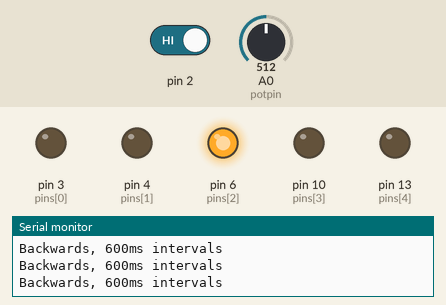
Recording of a sketch running on a simulated Arduino Uno, built with avr-gcc and run on an emulated ATmega328P. Parts: output pins drawn as LEDs (lit = HIGH), the last lines printed to the serial monitor. Dashed ring = blinking. Inputs (shaded band) come from the test bench; at power-on: A0 (potpin) = 512, pin 2 HIGH.

Above: at 1.4 s.
1.5 s: A0 (potpin) set to 122
At 1.95 s:
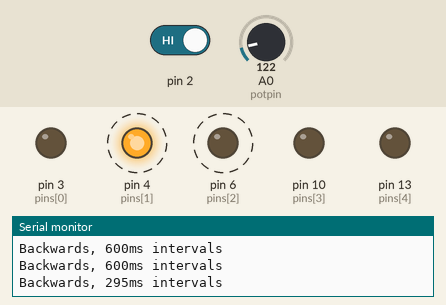
4.7 s: pin 2 driven LOW
At 4.9 s:
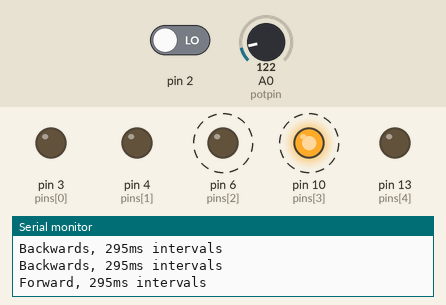
7.9 s: A0 (potpin) set to 511
At 8.4 s:
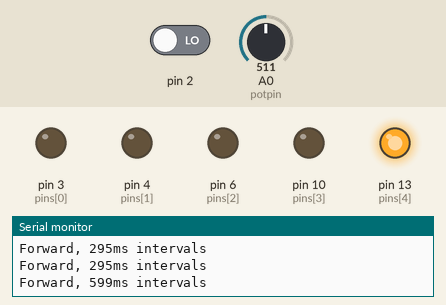
11.1 s: A0 (potpin) set to 306
14.3 s: pin 2 driven HIGH
Timing chart, 0 to 18.5 s (numbered marks = the images above; inputs shaded):
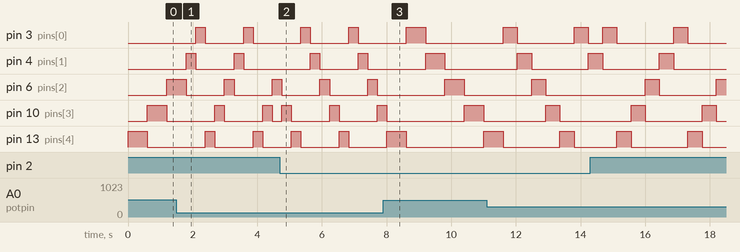

Measured:
- by itself, pin 3 (pins[0]), pin 10 (pins[3]), pin 13 (pins[4]): alternates HIGH for 0.44 s and LOW for 1.8 s

The sketch:

10_led_chaser.ino
```cpp
// LED Chaser Project

int potval;
int const potpin = A0;
int bsped;
int pins[] = { 3, 4, 6, 10, 13 };
int track = 0;

void setup()
{
    // put your setup code here, to run once:
    Serial.begin(9600);
    pinMode(3, OUTPUT);
    pinMode(4, OUTPUT);
    pinMode(6, OUTPUT);
    pinMode(10, OUTPUT);
    pinMode(13, OUTPUT);
    pinMode(2, INPUT);
}

void loop()
{
    if (digitalRead(2) == LOW) {
        potval = analogRead(potpin);
        bsped = map(potval, 0, 1023, 200, 1000);
        digitalWrite(pins[track], LOW);
        if (track == 4) {
            track = 0;
            digitalWrite(pins[track], HIGH);
        } else {
            digitalWrite(pins[track + 1], HIGH);
            track++;
        }
        Serial.print("Forward, ");
        Serial.println(String(bsped) + "ms intervals");
        /*Serial.print(String(track) + ", ");
        Serial.println(1);*/
        delay(bsped);
    }

    else {
        potval = analogRead(potpin);
        bsped = map(potval, 0, 1023, 200, 1000);
        digitalWrite(pins[track], LOW);
        if (track == 0) {
            track = 4;
            digitalWrite(pins[track], HIGH);
        } else {
            digitalWrite(pins[track - 1], HIGH);
            track--;
        }
        Serial.print("Backwards, ");
        Serial.println(String(bsped) + "ms intervals");
        /*Serial.print(String(track) + ", ");
        Serial.println(0);*/
        delay(bsped);
    }

    /*potval=analogRead(potpin);
    bsped=map(potval,0,1023,10,300);
    Serial.println(bsped);
    digitalWrite(4,HIGH);
    digitalWrite(3,LOW);
    delay(bsped);

    potval=analogRead(potpin);
    bsped=map(potval,0,1023,10,300);
    Serial.println(bsped);
    digitalWrite(6,HIGH);
    digitalWrite(4,LOW);
    delay(bsped);

    potval=analogRead(potpin);
    bsped=map(potval,0,1023,10,300);
    Serial.println(bsped);
    digitalWrite(10,HIGH);
    digitalWrite(6,LOW);
    delay(bsped);

    potval=analogRead(potpin);
    bsped=map(potval,0,1023,10,300);
    Serial.println(bsped);
    digitalWrite(13,HIGH);
    digitalWrite(10,LOW);
    delay(bsped);

    potval=analogRead(potpin);
    bsped=map(potval,0,1023,10,300);
    Serial.println(bsped);
    digitalWrite(3,HIGH);
    digitalWrite(13,LOW);
    delay(bsped);*/
}
```
